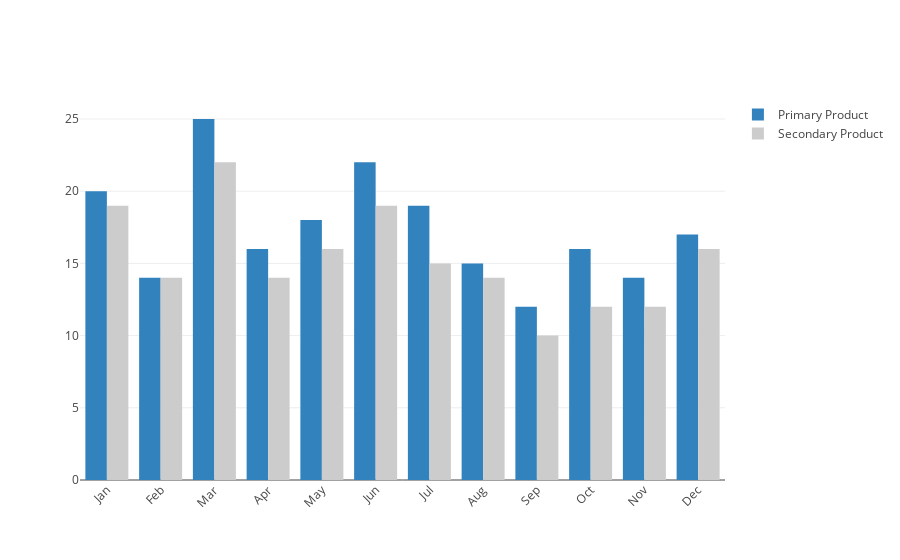

The notebook cell saved with this chart:
### Markdown cell above
### Rotated Bar Chart Labels

### Code cell
import plotly.plotly as py
import plotly.graph_objs as go

trace0 = go.Bar(
    x=['Jan', 'Feb', 'Mar', 'Apr', 'May', 'Jun',
       'Jul', 'Aug', 'Sep', 'Oct', 'Nov', 'Dec'],
    y=[20, 14, 25, 16, 18, 22, 19, 15, 12, 16, 14, 17],
    name='Primary Product',
    marker=dict(
        color='rgb(49,130,189)'
    )
)
trace1 = go.Bar(
    x=['Jan', 'Feb', 'Mar', 'Apr', 'May', 'Jun',
       'Jul', 'Aug', 'Sep', 'Oct', 'Nov', 'Dec'],
    y=[19, 14, 22, 14, 16, 19, 15, 14, 10, 12, 12, 16],
    name='Secondary Product',
    marker=dict(
        color='rgb(204,204,204)',
    )
)

data = [trace0, trace1]
layout = go.Layout(
    xaxis=dict(tickangle=-45),
    barmode='group',
)

fig = go.Figure(data=data, layout=layout)
plotly.offline.iplot(fig, filename='angled-text-bar')

### Figure 1 — Plotly figure (JSON) as saved in the notebook; plotly's stock layout.template omitted (floating-point values rounded to 4 significant figures)
{"data": [{"marker": {"color": "rgb(49,130,189)"}, "name": "Primary Product", "type": "bar", "x": ["Jan", "Feb", "Mar", "Apr", "May", "Jun", "Jul", "Aug", "Sep", "Oct", "Nov", "Dec"], "y": [20, 14, 25, 16, 18, 22, 19, 15, 12, 16, 14, 17]}, {"marker": {"color": "rgb(204,204,204)"}, "name": "Secondary Product", "type": "bar", "x": ["Jan", "Feb", "Mar", "Apr", "May", "Jun", "Jul", "Aug", "Sep", "Oct", "Nov", "Dec"], "y": [19, 14, 22, 14, 16, 19, 15, 14, 10, 12, 12, 16]}], "layout": {"barmode": "group", "xaxis": {"tickangle": -45}}}
